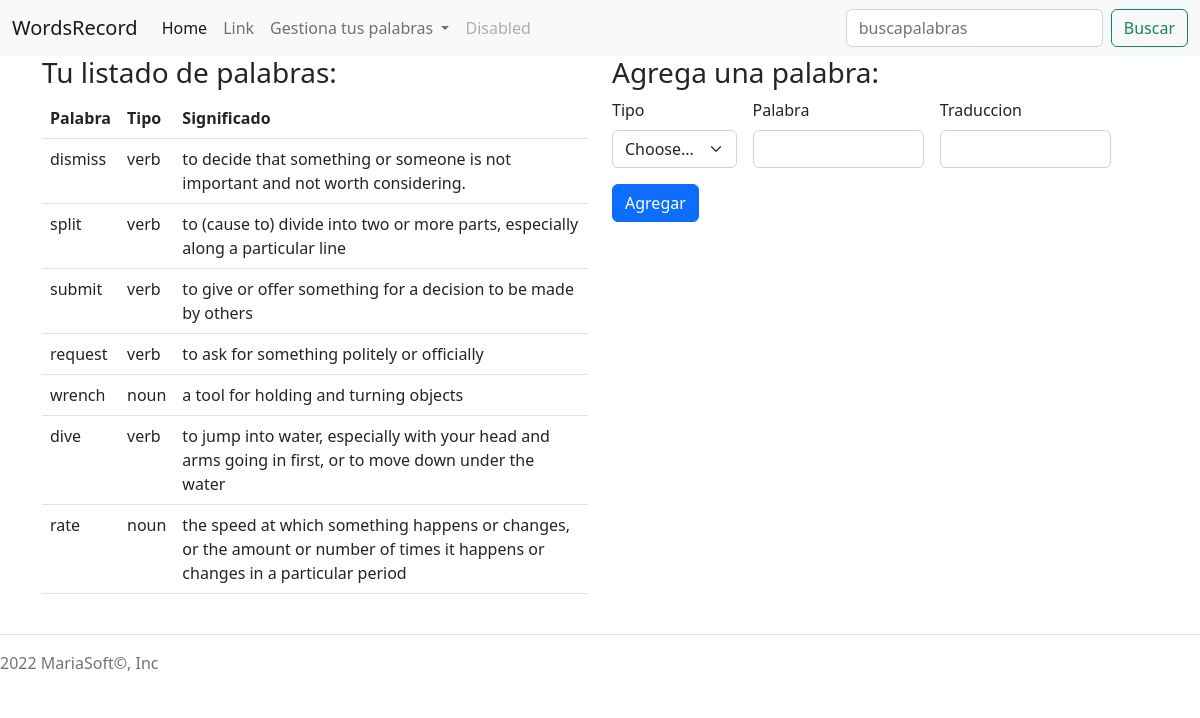
The page / on the database its author committed.
### englishword/models.py (models this page shows, shortened)
class RegistroPalabra(models.Model):
    tipo_palabra = models.CharField(max_length=50)
    palabra = models.CharField(max_length=50)
    significado = models.CharField(max_length=500)

### englishword/views.py (the view)
# urls.py: 2. Add a URL to urlpatterns:  path('', views.home, name='home')
def home(request):
    lista_palabras = RegistroPalabra.objects.all()
    return render(request, "base_gestionpalabras.html", {"lista_palabras": lista_palabras})

### englishword/templates/base_gestionpalabras.html (shortened to what this page needs)
{% extends 'base.html'%}

### englishword/templates/base.html (shortened to what this page needs)
<!DOCTYPE html>
{% load static %}
<html lang="en">
    <head>
        <link href="https://cdn.jsdelivr.net/npm/bootstrap@5.2.1/dist/css/bootstrap.min.css" rel="stylesheet">
    </head>
    <body>
        <nav class="navbar navbar-expand-lg bg-light">
          <div class="container-fluid">
            <a class="navbar-brand" href="#">WordsRecord</a>
            <div class="collapse navbar-collapse" id="navbarSupportedContent">
              <ul class="navbar-nav me-auto mb-2 mb-lg-0">
                <li class="nav-item">
                  <a class="nav-link active" aria-current="page" href="#">Home</a>
                </li>
                <li class="nav-item">
                  <a class="nav-link" href="#">Link</a>
                </li>
                <li class="nav-item dropdown">
                  <a class="nav-link dropdown-toggle" href="#" role="button" data-bs-toggle="dropdown" aria-expanded="false">
                    Gestiona tus palabras
                  </a>
                </li>
                <li class="nav-item">
                  <a class="nav-link disabled">Disabled</a>
                </li>
              </ul>
              <form class="d-flex" role="search">
                <input class="form-control me-2" type="search" placeholder="buscapalabras" aria-label="Search">
                <button class="btn btn-outline-success" type="submit">Buscar</button>
              </form>
            </div>
          </div>
        </nav>
        <div class="container">
            <div class="row">
                <div class="col">
                <h3>Tu listado de palabras:</h3>
                <table class="table">
            <thead>
              <tr>
                <th>Palabra</th>
                <th>Tipo</th>
                <th>Significado</th>
              </tr>
            </thead>
            <tbody>
                {% for palabra in lista_palabras %}
                    <tr>
                        <td>{{ palabra.palabra }}</td>
                        <td>{{ palabra.tipo_palabra }}</td>
                        <td>{{ palabra.significado }}</td>
                    </tr>
                {% endfor  %}
            </tbody>
          </table>
                </div>
                <div class="col">
                    <h3> Agrega una palabra:</h3>
                    <form class="row g-3" action="" method="POST">
                      <div class="col-md-3">
                        <label for="validationDefault04" class="form-label">Tipo</label>
                        <select class="form-select" id="validationDefault04" required>
                          <option selected disabled value="">Choose...</option>
                        </select>
                      </div>
                      <div class="col-md-4">
                        <label for="validationDefault02" class="form-label">Palabra</label>
                        <input type="text" class="form-control" id="validationDefault02" value="" required>
                      </div>
                      <div class="col-md-4">
                        <label for="validationDefault02" class="form-label">Traduccion</label>
                        <input type="text" class="form-control" id="validationDefault02" value="" required>
                      </div>
                      <div class="col-12">
                        <button class="btn btn-primary" type="submit">Agregar</button>
                      </div>
                    </form>
                </div>
            </div>
        </div>
        <footer class="d-flex flex-wrap justify-content-between align-items-center py-3 my-4 border-top">
            <p class="col-md-4 mb-0 text-muted">2022 MariaSoft&copy;, Inc</p>
        </footer>
    </body>
</html>

### rows shown on the page
RegistroPalabra: palabra "dismiss", tipo_palabra "verb", significado "to decide that something or someone is not important and not worth considering."
RegistroPalabra: palabra "split", tipo_palabra "verb", significado "to (cause to) divide into two or more parts, especially along a particular line"
RegistroPalabra: palabra "submit", tipo_palabra "verb", significado "to give or offer something for a decision to be made by others"
RegistroPalabra: palabra "request", tipo_palabra "verb", significado "to ask for something politely or officially"
RegistroPalabra: palabra "wrench", tipo_palabra "noun", significado "a tool for holding and turning objects"
RegistroPalabra: palabra "dive", tipo_palabra "verb", significado "to jump into water, especially with your head and arms going in first, or to move down under the water"
RegistroPalabra: palabra "rate", tipo_palabra "noun", significado "the speed at which something happens or changes, or the amount or number of times it happens or changes in a particular period"
